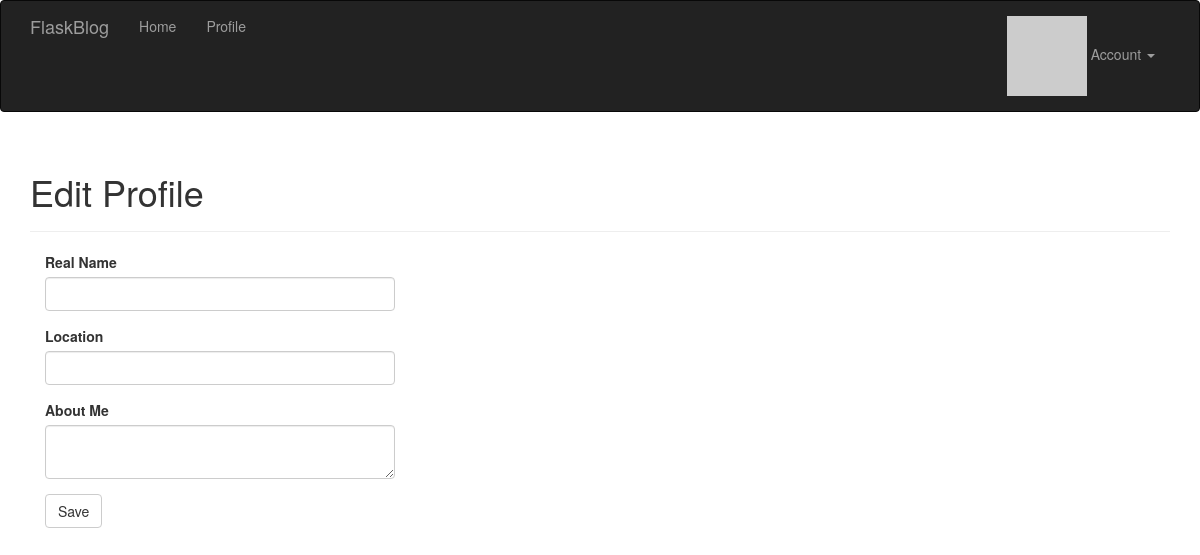
The app's page /edit-profile (signed in), older data.
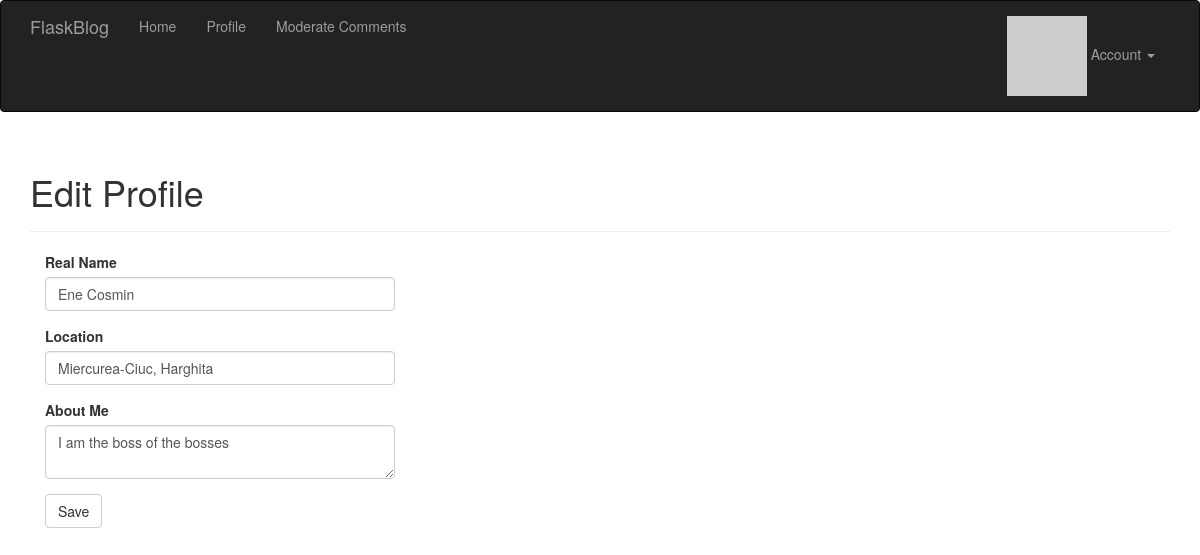
The same page, newer data.
### app/models.py (models this page shows, shortened)
class User(UserMixin, db.Model):
    __tablename__ = "users"
    id = db.Column(db.Integer, primary_key=True)
    email = db.Column(db.String(64), unique=True, index=True)
    username = db.Column(db.String(64), unique=True, index=True)
    password_hash = db.Column(db.String(128))
    confirmed = db.Column(db.Boolean, default=False)
    name = db.Column(db.String(64))
    location = db.Column(db.String(64))
    about_me = db.Column(db.Text())
    member_since = db.Column(db.DateTime(), default=datetime.utcnow)
    last_seen = db.Column(db.DateTime(), default=datetime.utcnow)
    avatar_hash = db.Column(db.String(32))
    role_id = db.Column(db.Integer, db.ForeignKey("roles.id"))
    posts = db.relationship("Post", backref="author", lazy="dynamic")
    comments = db.relationship("Comment", backref="author", lazy="dynamic")
    followed = db.relationship(
        "Follow",
        foreign_keys=[Follow.follower_id],
        backref=db.backref("follower", lazy="joined"),
        lazy="dynamic",
        cascade="all, delete-orphan",
    )
    followers = db.relationship(
        "Follow",
        foreign_keys=[Follow.followed_id],
        backref=db.backref("followed", lazy="joined"),
        lazy="dynamic",
        cascade="all, delete-orphan",
    )
    @property
    def password(self):
        raise AttributeError("Password is not a readable attribute")
    def can(self, perm):
        return self.role is not None and self.role.has_permission(perm)
    def ping(self):
        self.last_seen = datetime.now()
        db.session.add(self)
        db.session.commit()
    def gravatar_hash(self):
        return hashlib.md5(self.email.lower().encode("utf-8")).hexdigest()
    def gravatar(self, size=100, default="identicon", rating="g"):
        url = "https://secure.gravatar.com/avatar"
        hash = self.avatar_hash or self.gravatar_hash()
        return f"{url}/{hash}?s={size}&d={default}&r={rating}"

### app/main/views.py (the view, shortened to what this page needs)
@main.route("/edit-profile", methods=["GET", "POST"])
@login_required
def edit_profile():
    form = EditProfileForm()
    form.name.data = current_user.name
    form.location.data = current_user.location
    form.about_me.data = current_user.about_me
    return render_template("edit_profile.html", form=form)

### app/main/forms.py
class EditProfileForm(FlaskForm):
    name = StringField("Real Name", validators=[Length(0, 64)])
    location = StringField("Location", validators=[Length(0, 64)])
    about_me = TextAreaField("About Me")
    submit = SubmitField("Save")

### app/auth/views.py (called while the page is built)
@auth.before_app_request
def before_request():
    if current_user.is_authenticated:
        current_user.ping()
        if (
            not current_user.confirmed
            and request.endpoint
            and request.blueprint != "auth"
            and request.blueprint != "static"
        ):
            return redirect(url_for("auth.unconfirmed"))

### app/main/__init__.py (called while the page is built)
@main.app_context_processor
def inject_permissions():
    return dict(Permission=Permission)

### app/main/views.py (called while the page is built)
@main.after_app_request
def after_request(response):
    for query in get_debug_queries():
        if query.duration >= current_app.config["FLASKBLOG_SLOW_DB_QUERY_TIME"]:
            current_app.logger.warning(
                f"Slow query {query.statement}\nParameters:{query.parameters}\n \
                Duration:{query.duration}\nContext:{query.context}\n"
            )
    return response

### app/models.py (called while the page is built)
@login_manager.user_loader
def load_user(user_id):
    return User.query.get(int(user_id))

    def has_permission(self, perm):
        return self.permissions & perm == perm

### app/templates/edit_profile.html (shortened to what this page needs)
{% extends "base.html" %}
{% import "bootstrap/wtf.html" as wtf %}
{% block page_content %}
<div class="page-header">
    <h1>Edit Profile</h1>
</div>
<div class="col-md-4">
    {{ wtf.quick_form(form) }}
</div>
{% endblock %}

### app/templates/base.html (shortened to what this page needs)
{% extends "bootstrap/base.html" %}
{% block head %}
{{ super() }}
<link rel="stylesheet" type="text/css" href="{{ url_for('static', filename='styles.css') }}">
{% endblock %}
{% block navbar %}
<div class="navbar navbar-inverse" role="navigation">
    <div class="container">
        <div class="navbar-header">
            <a class="navbar-brand" href="{{ url_for('main.index') }}">FlaskBlog</a>
        </div>
        <div class="navbar-collapse collapse">
            <ul class="nav navbar-nav">
                    <li><a href="{{ url_for('main.index') }}">Home</a></li>
                {% if current_user.is_authenticated %}
                    <li>
                        <a href="{{ url_for('main.user', username=current_user.username) }}">Profile</a>
                    </li>
                {% endif %}
                {% if current_user.can(Permission.MODERATE) %}
                    <li><a href="{{ url_for('main.moderate') }}">Moderate Comments</a></li>
                {% endif %}
            </ul>
            <ul class="nav navbar-nav navbar-right">
                {% if current_user.is_authenticated %}
                <li class="dropdown">
                    <a href="#" class="dropdown-toggle" data-toggle="dropdown">
                        <img src="{{ current_user.gravatar(size=18) }}">
                        Account <b class="caret"></b>
                    </a>
                </li>
                {% else %}
                <li><a href="{{ url_for('auth.login') }}">Log In</a></li>
                {% endif %}
            </ul>
        </div>
    </div>
</div>
{% endblock %}
{% block content %}
<div class="container">
    {% block page_content %}{% endblock %}
</div>
{% endblock %}

Row changes from the older to the newer data that the page shows:
now on this page (row edited): User: name "Ene Cosmin", location "Miercurea-Ciuc, Harghita", about_me "I am the boss of the bosses"
Text that changed along with them:
text now shown: "Moderate Comments"
